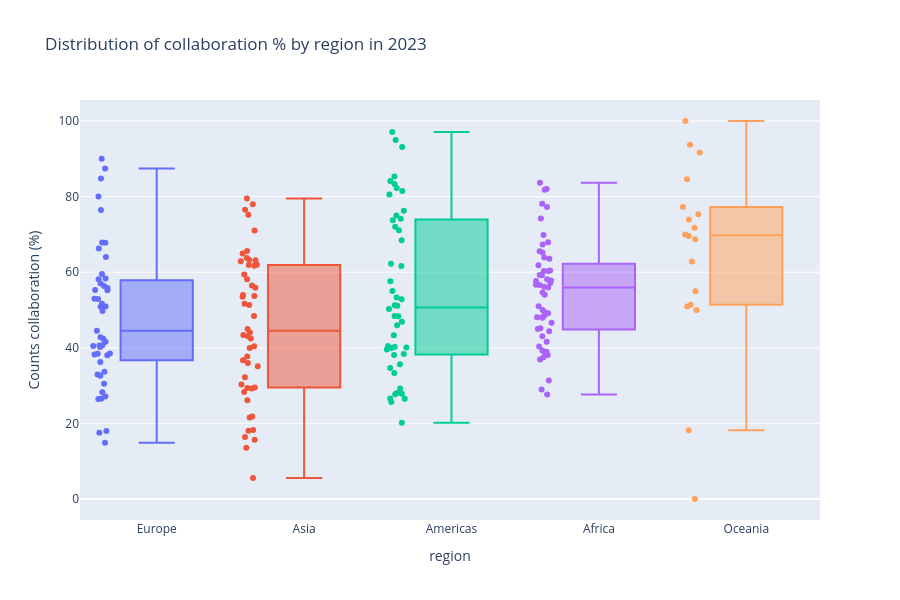

Notebook cell for this chart:
### Code cell
year = "2023"
fig = px.box(
    df_country_shares.query("year == @year"),
    x="region",           # each domain = one box
    y="counts_collab_pct",       # values to summarize
    points="all",              # optional: show all points
    color="region",       # color boxes by domain
    height=600,
    title=f"Distribution of collaboration % by region in {year}",
    hover_data=["name", "counts_collab_pct", "region"],
)

fig.update_layout(
    yaxis_title="Counts collaboration (%)",
    xaxis_title="region",
    showlegend=False
)

fig.show()
# fig.write_image("../images/global_collaboration_losses_by_region_{year}.png",
#                 width=1200, height=600, scale=2)

### Figure 1 — Plotly figure (JSON) as saved in the notebook; plotly's stock layout.template omitted (floating-point values rounded to 4 significant figures)
{"data": [{"alignmentgroup": "True", "boxpoints": "all", "customdata": [["Andorra"], ["Albania"], ["Austria"], ["Bosnia and Herzegovina"], ["Belgium"], ["Bulgaria"], ["Belarus"], ["Switzerland"], ["Czechia"], ["Germany"], ["Denmark"], ["Estonia"], ["Spain"], ["Finland"], ["Faroe Islands"], ["France"], ["United Kingdom of Great Britain and Northern Ireland"], ["Gibraltar"], ["Greece"], ["Croatia"], ["Hungary"], ["Ireland"], ["Iceland"], ["Italy"], ["Liechtenstein"], ["Lithuania"], ["Luxembourg"], ["Latvia"], ["Monaco"], ["Moldova, Republic of"], ["Montenegro"], ["North Macedonia"], ["Malta"], ["Netherlands, Kingdom of the"], ["Norway"], ["Poland"], ["Portugal"], ["Romania"], ["Serbia"], ["Russian Federation"], ["Sweden"], ["Slovenia"], ["Svalbard and Jan Mayen"], ["Slovakia"], ["San Marino"], ["Ukraine"], ["Holy See"]], "hovertemplate": "region=%{x}<br>counts_collab_pct=%{y}<br>name=%{customdata[0]}<extra></extra>", "legendgroup": "Europe", "marker": {"color": "#636efa"}, "name": "Europe", "notched": false, "offsetgroup": "Europe", "orientation": "v", "showlegend": true, "type": "box", "x": ["Europe", "Europe", "Europe", "Europe", "Europe", "Europe", "Europe", "Europe", "Europe", "Europe", "Europe", "Europe", "Europe", "Europe", "Europe", "Europe", "Europe", "Europe", "Europe", "Europe", "Europe", "Europe", "Europe", "Europe", "Europe", "Europe", "Europe", "Europe", "Europe", "Europe", "Europe", "Europe", "Europe", "Europe", "Europe", "Europe", "Europe", "Europe", "Europe", "Europe", "Europe", "Europe", "Europe", "Europe", "Europe", "Europe", "Europe"], "x0": " ", "xaxis": "x", "y": [76.47, 30.49, 55.22, 38.43, 58.16, 27.1, 38.25, 58.31, 49.76, 40.64, 57.04, 55.32, 40.48, 50.93, 84.82, 41.59, 50.85, 80.0, 38.51, 32.93, 33.68, 52.98, 67.77, 40.22, 66.26, 36.25, 63.99, 32.61, 87.42, 17.96, 59.5, 40.65, 51.68, 52.89, 55.79, 28.21, 42.37, 26.55, 38.03, 14.86, 56.34, 44.5, 90.0, 42.77, 67.86, 17.54, 26.47], "y0": " ", "yaxis": "y"}, {"alignmentgroup": "True", "boxpoints": "all", "customdata": [["United Arab Emirates"], ["Afghanistan"], ["Armenia"], ["Azerbaijan"], ["Bangladesh"], ["Bahrain"], ["Brunei Darussalam"], ["Bhutan"], ["China"], ["Cyprus"], ["Georgia"], ["Hong Kong"], ["Indonesia"], ["Israel"], ["India"], ["Iraq"], ["Iran, Islamic Republic of"], ["Jordan"], ["Japan"], ["Kyrgyzstan"], ["Cambodia"], ["Korea, Democratic People's Republic of"], ["Korea, Republic of"], ["Kuwait"], ["Kazakhstan"], ["Lao People's Democratic Republic"], ["Lebanon"], ["Sri Lanka"], ["Myanmar"], ["Mongolia"], ["Macao"], ["Maldives"], ["Malaysia"], ["Nepal"], ["Oman"], ["Philippines"], ["Pakistan"], ["Palestine, State of"], ["Qatar"], ["Saudi Arabia"], ["Singapore"], ["Syrian Arab Republic"], ["Thailand"], ["Tajikistan"], ["Timor-Leste"], ["Turkmenistan"], ["Türkiye"], ["Uzbekistan"], ["Viet Nam"], ["Yemen"]], "hovertemplate": "region=%{x}<br>counts_collab_pct=%{y}<br>name=%{customdata[0]}<extra></extra>", "legendgroup": "Asia", "marker": {"color": "#EF553B"}, "name": "Asia", "notched": false, "offsetgroup": "Asia", "orientation": "v", "showlegend": true, "type": "box", "x": ["Asia", "Asia", "Asia", "Asia", "Asia", "Asia", "Asia", "Asia", "Asia", "Asia", "Asia", "Asia", "Asia", "Asia", "Asia", "Asia", "Asia", "Asia", "Asia", "Asia", "Asia", "Asia", "Asia", "Asia", "Asia", "Asia", "Asia", "Asia", "Asia", "Asia", "Asia", "Asia", "Asia", "Asia", "Asia", "Asia", "Asia", "Asia", "Asia", "Asia", "Asia", "Asia", "Asia", "Asia", "Asia", "Asia", "Asia", "Asia", "Asia", "Asia"], "x0": " ", "xaxis": "x", "y": [65.61, 43.06, 29.53, 30.27, 40.42, 53.49, 63.15, 48.42, 18.25, 59.39, 29.37, 78.0, 5.572, 44.99, 18.04, 21.58, 29.22, 51.35, 26.15, 55.89, 71.01, 42.47, 28.3, 61.97, 39.95, 79.49, 61.7, 35.11, 56.46, 51.64, 76.51, 75.23, 43.4, 32.19, 63.2, 21.83, 53.7, 53.94, 62.92, 64.95, 63.74, 36.7, 35.98, 44.05, 61.9, 13.57, 16.43, 15.69, 37.71, 58.14], "y0": " ", "yaxis": "y"}, {"alignmentgroup": "True", "boxpoints": "all", "customdata": [["Antigua and Barbuda"], ["Argentina"], ["Aruba"], ["Barbados"], ["Bermuda"], ["Bolivia, Plurinational State of"], ["Brazil"], ["Bahamas"], ["Belize"], ["Canada"], ["Chile"], ["Colombia"], ["Costa Rica"], ["Cuba"], ["Dominica"], ["Dominican Republic"], ["Ecuador"], ["Falkland Islands (Malvinas)"], ["Grenada"], ["French Guiana"], ["Greenland"], ["Guadeloupe"], ["Guatemala"], ["Guyana"], ["Honduras"], ["Haiti"], ["Jamaica"], ["Saint Kitts and Nevis"], ["Cayman Islands"], ["Saint Lucia"], ["Martinique"], ["Montserrat"], ["Mexico"], ["Nicaragua"], ["Panama"], ["Peru"], ["Puerto Rico"], ["Paraguay"], ["Suriname"], ["El Salvador"], ["Turks and Caicos Islands"], ["Trinidad and Tobago"], ["United States of America"], ["Uruguay"], ["Saint Vincent and the Grenadines"], ["Venezuela, Bolivarian Republic of"], ["Virgin Islands (British)"], ["Virgin Islands (U.S.)"]], "hovertemplate": "region=%{x}<br>counts_collab_pct=%{y}<br>name=%{customdata[0]}<extra></extra>", "legendgroup": "Americas", "marker": {"color": "#00cc96"}, "name": "Americas", "notched": false, "offsetgroup": "Americas", "orientation": "v", "showlegend": true, "type": "box", "x": ["Americas", "Americas", "Americas", "Americas", "Americas", "Americas", "Americas", "Americas", "Americas", "Americas", "Americas", "Americas", "Americas", "Americas", "Americas", "Americas", "Americas", "Americas", "Americas", "Americas", "Americas", "Americas", "Americas", "Americas", "Americas", "Americas", "Americas", "Americas", "Americas", "Americas", "Americas", "Americas", "Americas", "Americas", "Americas", "Americas", "Americas", "Americas", "Americas", "Americas", "Americas", "Americas", "Americas", "Americas", "Americas", "Americas", "Americas", "Americas"], "x0": " ", "xaxis": "x", "y": [76.29, 35.65, 97.06, 61.67, 95.0, 39.53, 20.18, 68.47, 85.29, 46.87, 48.41, 33.35, 39.92, 48.37, 81.48, 55.02, 27.71, 93.1, 80.56, 57.59, 84.11, 74.11, 38.39, 34.63, 40.49, 62.22, 51.11, 83.33, 82.26, 75.0, 72.03, 38.1, 27.84, 29.21, 40.08, 26.53, 52.85, 25.66, 51.28, 26.59, 45.95, 43.29, 28.05, 50.28, 53.33, 40.24, 73.77, 71.08], "y0": " ", "yaxis": "y"}, {"alignmentgroup": "True", "boxpoints": "all", "customdata": [["Angola"], ["Burkina Faso"], ["Burundi"], ["Benin"], ["Botswana"], ["Congo, Democratic Republic of the"], ["Central African Republic"], ["Congo"], ["Côte d'Ivoire"], ["Cameroon"], ["Cabo Verde"], ["Djibouti"], ["Algeria"], ["Egypt"], ["Eritrea"], ["Ethiopia"], ["Gabon"], ["Ghana"], ["Gambia"], ["Guinea"], ["Equatorial Guinea"], ["Guinea-Bissau"], ["Kenya"], ["Liberia"], ["Lesotho"], ["Libya"], ["Morocco"], ["Madagascar"], ["Mali"], ["Mauritania"], ["Mauritius"], ["Malawi"], ["Mozambique"], ["Niger"], ["Nigeria"], ["Réunion"], ["Rwanda"], ["Seychelles"], ["Sudan"], ["Sierra Leone"], ["Senegal"], ["Somalia"], ["South Sudan"], ["Sao Tome and Principe"], ["Eswatini"], ["Chad"], ["Togo"], ["Tunisia"], ["Tanzania, United Republic of"], ["Uganda"], ["South Africa"], ["Zambia"], ["Zimbabwe"]], "hovertemplate": "region=%{x}<br>counts_collab_pct=%{y}<br>name=%{customdata[0]}<extra></extra>", "legendgroup": "Africa", "marker": {"color": "#ab63fa"}, "name": "Africa", "notched": false, "offsetgroup": "Africa", "orientation": "v", "showlegend": true, "type": "box", "x": ["Africa", "Africa", "Africa", "Africa", "Africa", "Africa", "Africa", "Africa", "Africa", "Africa", "Africa", "Africa", "Africa", "Africa", "Africa", "Africa", "Africa", "Africa", "Africa", "Africa", "Africa", "Africa", "Africa", "Africa", "Africa", "Africa", "Africa", "Africa", "Africa", "Africa", "Africa", "Africa", "Africa", "Africa", "Africa", "Africa", "Africa", "Africa", "Africa", "Africa", "Africa", "Africa", "Africa", "Africa", "Africa", "Africa", "Africa", "Africa", "Africa", "Africa", "Africa", "Africa", "Africa"], "x0": " ", "xaxis": "x", "y": [47.95, 59.28, 59.2, 51.0, 56.71, 57.8, 63.53, 54.03, 38.91, 43.07, 82.0, 50.0, 38.12, 37.43, 57.14, 31.36, 60.44, 44.37, 77.25, 45.15, 81.82, 58.11, 40.32, 83.65, 49.11, 44.96, 27.66, 63.9, 60.3, 78.12, 36.89, 69.83, 56.58, 61.83, 28.94, 57.69, 65.21, 67.35, 60.3, 55.92, 48.07, 46.6, 65.52, 49.25, 67.9, 74.23, 48.61, 41.61, 39.3, 56.14, 38.93, 54.64, 48.09], "y0": " ", "yaxis": "y"}, {"alignmentgroup": "True", "boxpoints": "all", "customdata": [["American Samoa"], ["Australia"], ["Fiji"], ["Micronesia, Federated States of"], ["Guam"], ["Kiribati"], ["Northern Mariana Islands"], ["New Caledonia"], ["Niue"], ["New Zealand"], ["French Polynesia"], ["Papua New Guinea"], ["Palau"], ["Solomon Islands"], ["Tonga"], ["Tuvalu"], ["Vanuatu"], ["Samoa"]], "hovertemplate": "region=%{x}<br>counts_collab_pct=%{y}<br>name=%{customdata[0]}<extra></extra>", "legendgroup": "Oceania", "marker": {"color": "#FFA15A"}, "name": "Oceania", "notched": false, "offsetgroup": "Oceania", "orientation": "v", "showlegend": true, "type": "box", "x": ["Oceania", "Oceania", "Oceania", "Oceania", "Oceania", "Oceania", "Oceania", "Oceania", "Oceania", "Oceania", "Oceania", "Oceania", "Oceania", "Oceania", "Oceania", "Oceania", "Oceania", "Oceania"], "x0": " ", "xaxis": "x", "y": [93.75, 50.9, 62.84, 84.62, 54.96, 70.0, 100.0, 75.34, 0.0, 51.4, 69.6, 71.73, 68.75, 18.18, 91.67, 50.0, 77.27, 73.91], "y0": " ", "yaxis": "y"}], "layout": {"boxmode": "overlay", "height": 600, "legend": {"title": {"text": "region"}, "tracegroupgap": 0}, "showlegend": false, "title": {"text": "Distribution of collaboration % by region in 2023"}, "xaxis": {"anchor": "y", "categoryarray": ["Europe", "Asia", "Americas", "Africa", "Oceania", null], "categoryorder": "array", "domain": [0, 1], "title": {"text": "region"}}, "yaxis": {"anchor": "x", "domain": [0, 1], "title": {"text": "Counts collaboration (%)"}}}}
